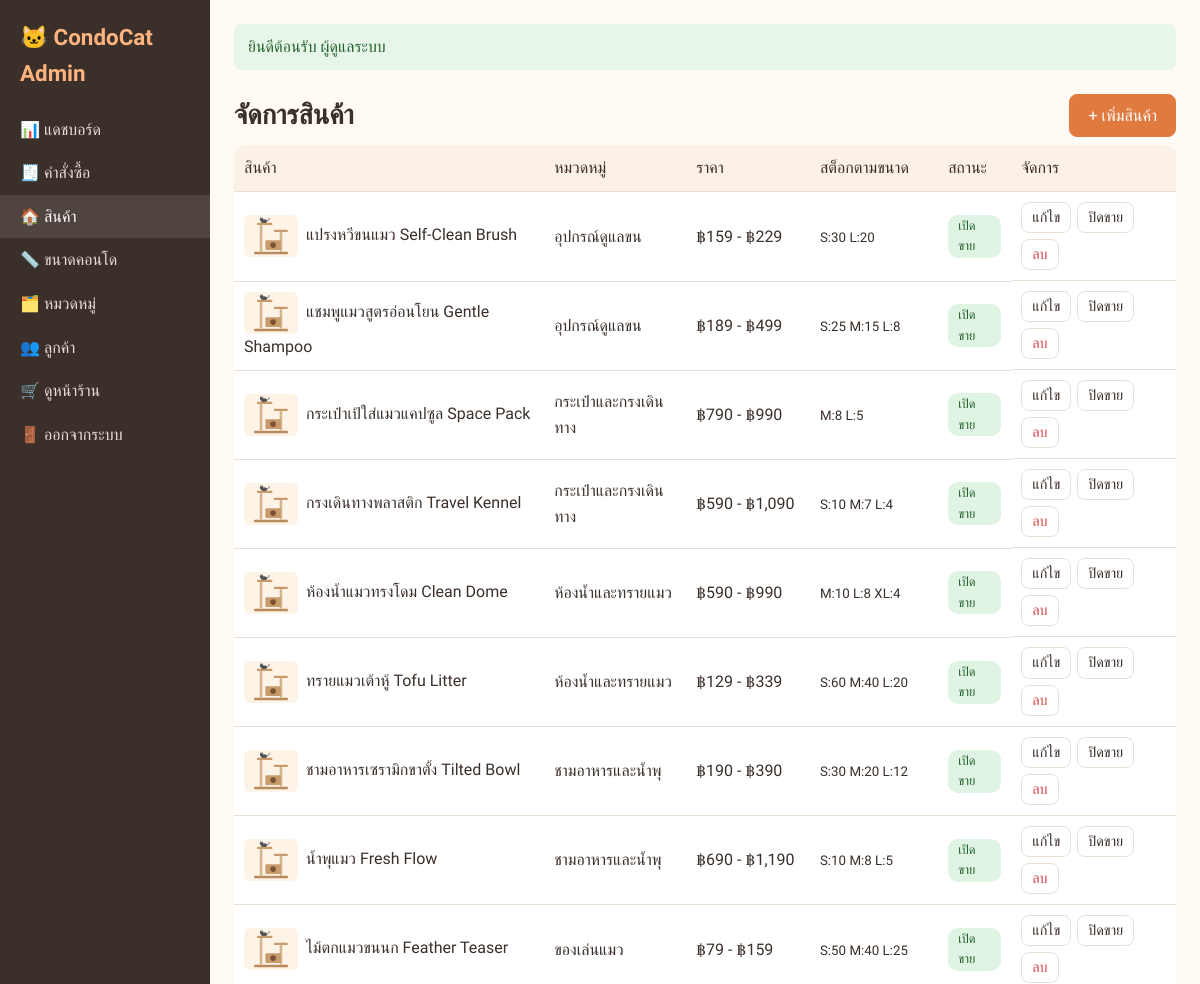
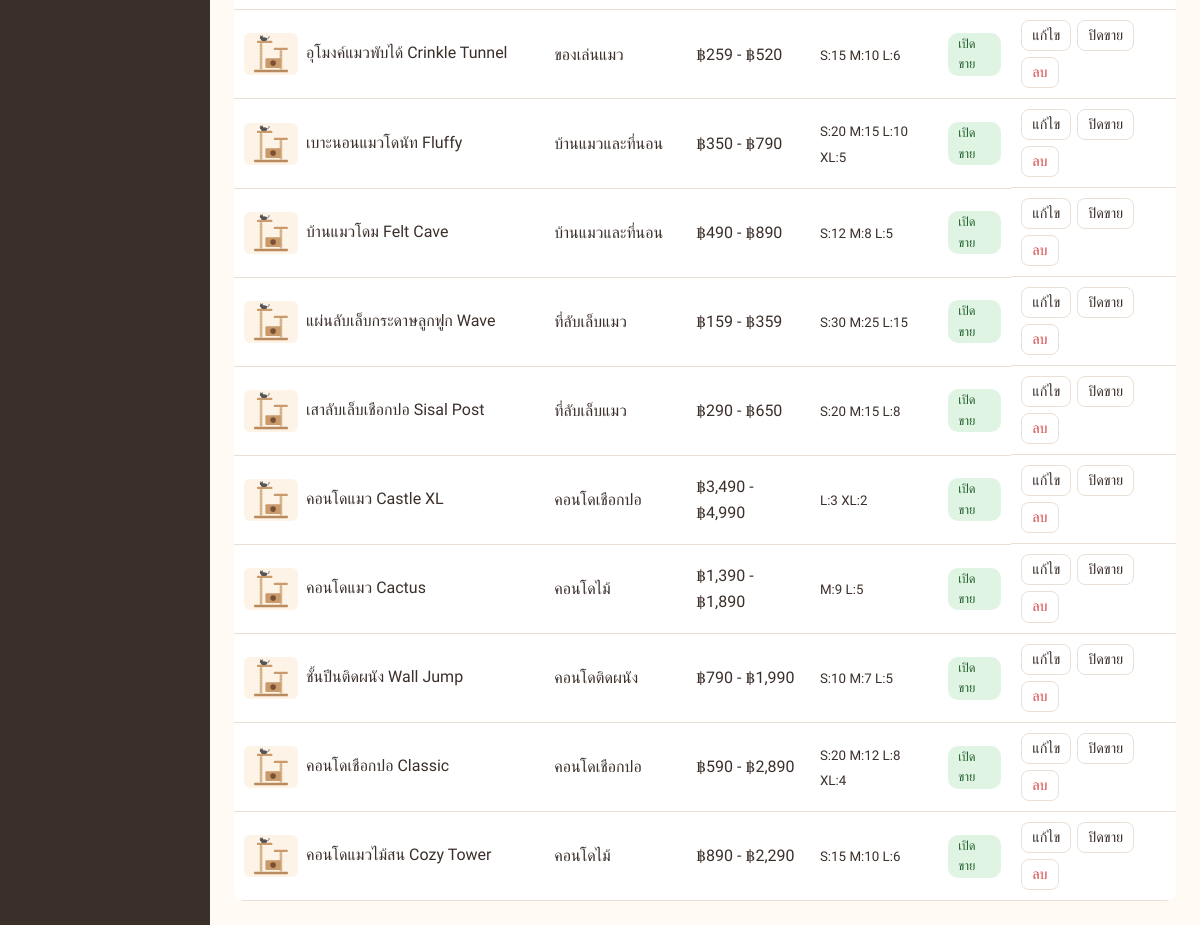
/admin/products.php (signed in), run on the app's committed database (2 pictures, top to bottom).
### tables this page shows
CREATE TABLE products (
  id INT AUTO_INCREMENT PRIMARY KEY,
  category_id INT DEFAULT NULL,
  name VARCHAR(150) NOT NULL,
  description TEXT,
  material VARCHAR(150) DEFAULT NULL,
  image VARCHAR(255) DEFAULT NULL,
  is_active TINYINT(1) NOT NULL DEFAULT 1,
  created_at DATETIME NOT NULL DEFAULT CURRENT_TIMESTAMP,
  FOREIGN KEY (category_id) REFERENCES categories(id) ON DELETE SET NULL
);

CREATE TABLE categories (
  id INT AUTO_INCREMENT PRIMARY KEY,
  name VARCHAR(100) NOT NULL,
  description VARCHAR(255) DEFAULT NULL
);

### config.php (called while the page is built, shortened)
<?php
function e($s): string { return htmlspecialchars((string)$s, ENT_QUOTES, 'UTF-8'); }
function money($n): string { return '฿' . number_format((float)$n, 0); }
function url(string $path = ''): string { return BASE_URL . '/' . ltrim($path, '/'); }
function product_image(?string $img): string {
    return $img ? url('uploads/' . $img) : url('assets/condo.svg');
}

### admin/products.php (the view, shortened to what this page needs)
<?php
require __DIR__ . '/../config.php';
$products = $pdo->query('SELECT p.*, c.name AS category_name,
        GROUP_CONCAT(CONCAT(s.code, ":", v.stock) ORDER BY s.sort_order SEPARATOR "  ") AS stock_info,
        MIN(v.price) AS min_price, MAX(v.price) AS max_price
    FROM products p LEFT JOIN categories c ON c.id = p.category_id
    LEFT JOIN product_variants v ON v.product_id = p.id LEFT JOIN sizes s ON s.id = v.size_id
    GROUP BY p.id ORDER BY p.id DESC')->fetchAll();
include __DIR__ . '/_header.php';
?>
<div class="row" style="justify-content:space-between;margin-top:0">
  <h1>จัดการสินค้า</h1>
  <a class="btn btn-primary" href="product_form.php">+ เพิ่มสินค้า</a>
</div>
<div class="table-wrap">
<table class="table">
  <tr><th>สินค้า</th><th>หมวดหมู่</th><th>ราคา</th><th>สต็อกตามขนาด</th><th>สถานะ</th><th>จัดการ</th></tr>
  <?php foreach ($products as $p): ?>
    <tr>
      <td class="item-cell"><img class="thumb" src="<?= product_image($p['image']) ?>" alt=""><?= e($p['name']) ?></td>
      <td><?= e($p['category_name'] ?? '-') ?></td>
      <td><?= $p['min_price'] !== null ? money($p['min_price']) . ($p['max_price'] > $p['min_price'] ? ' - ' . money($p['max_price']) : '') : '-' ?></td>
      <td><small><?= e($p['stock_info'] ?? 'ยังไม่กำหนดขนาด') ?></small></td>
      <td><?= $p['is_active'] ? '<span class="badge badge-completed">เปิดขาย</span>' : '<span class="badge badge-cancelled">ปิดขาย</span>' ?></td>
      <td class="actions">
        <a class="btn btn-sm" href="product_form.php?id=<?= $p['id'] ?>">แก้ไข</a>
        <form method="post"><?= csrf_field() ?><input type="hidden" name="id" value="<?= $p['id'] ?>"><input type="hidden" name="action" value="toggle">
          <button class="btn btn-sm"><?= $p['is_active'] ? 'ปิดขาย' : 'เปิดขาย' ?></button></form>
        <form method="post" onsubmit="return confirm('ยืนยันลบสินค้านี้?')"><?= csrf_field() ?><input type="hidden" name="id" value="<?= $p['id'] ?>"><input type="hidden" name="action" value="delete">
          <button class="btn btn-sm btn-danger">ลบ</button></form>
      </td>
    </tr>
  <?php endforeach; ?>
</table>
</div>
<?php include __DIR__ . '/_footer.php'; ?>

### assets/style.css (style rules this page uses)
:root { --primary: #e07a3f; --primary-dark: #c4612a; --bg: #fffaf4; --card: #ffffff; --text: #3b2f2a; --muted: #8a7b72; --border: #eadfd5; --danger: #d64545; }
* { box-sizing: border-box; }
body { margin: 0; font-family: 'Prompt', sans-serif; background: var(--bg); color: var(--text); line-height: 1.6; }
a { color: var(--primary-dark); }
img { max-width: 100%; }
h1 { font-weight: 600; font-size: 1.7rem; margin: .3em 0; }
.btn { display: inline-block; padding: 8px 18px; border: 1px solid var(--border); background: var(--card); color: var(--text); border-radius: 8px; cursor: pointer; font: inherit; text-decoration: none; }
.btn-primary { background: var(--primary); color: #fff; border-color: var(--primary); }
.btn-danger { color: var(--danger); }
.btn-sm { padding: 3px 10px; font-size: .9rem; }
.row { display: flex; gap: 10px; align-items: center; flex-wrap: wrap; margin-top: 12px; }
.table-wrap { overflow-x: auto; }
.table { width: 100%; border-collapse: collapse; background: var(--card); border-radius: 10px; overflow: hidden; }
.table th, .table td { padding: 10px; border-bottom: 1px solid var(--border); text-align: left; vertical-align: middle; }
.table th { background: #fbf1e7; font-weight: 500; }
.thumb { width: 54px; height: 42px; object-fit: cover; border-radius: 6px; vertical-align: middle; margin-right: 8px; }
.badge { display: inline-block; padding: 1px 10px; border-radius: 10px; font-size: .8rem; font-weight: 500; vertical-align: middle; }
.badge-completed { background: #e0f4e3; color: #23622f; }
.actions { display: flex; gap: 6px; flex-wrap: wrap; }
.actions form { margin: 0; }

### data on the page
products: name "แปรงหวีขนแมว Self-Clean Brush", category.name "อุปกรณ์ดูแลขน", min_price "฿159", max_price "฿229", stock_info "S:30 L:20", is_active "เปิดขาย"
products: name "แชมพูแมวสูตรอ่อนโยน Gentle Shampoo", category.name "อุปกรณ์ดูแลขน", min_price "฿189", max_price "฿499", stock_info "S:25 M:15 L:8", is_active "เปิดขาย"
products: name "กระเป๋าเป้ใส่แมวแคปซูล Space Pack", category.name "กระเป๋าและกรงเดินทาง", min_price "฿790", max_price "฿990", stock_info "M:8 L:5", is_active "เปิดขาย"
products: name "กรงเดินทางพลาสติก Travel Kennel", category.name "กระเป๋าและกรงเดินทาง", min_price "฿590", max_price "฿1,090", stock_info "S:10 M:7 L:4", is_active "เปิดขาย"
products: name "ห้องน้ำแมวทรงโดม Clean Dome", category.name "ห้องน้ำและทรายแมว", min_price "฿590", max_price "฿990", stock_info "M:10 L:8 XL:4", is_active "เปิดขาย"
products: name "ทรายแมวเต้าหู้ Tofu Litter", category.name "ห้องน้ำและทรายแมว", min_price "฿129", max_price "฿339", stock_info "S:60 M:40 L:20", is_active "เปิดขาย"
products: name "ชามอาหารเซรามิกขาตั้ง Tilted Bowl", category.name "ชามอาหารและน้ำพุ", min_price "฿190", max_price "฿390", stock_info "S:30 M:20 L:12", is_active "เปิดขาย"
products: name "น้ำพุแมว Fresh Flow", category.name "ชามอาหารและน้ำพุ", min_price "฿690", max_price "฿1,190", stock_info "S:10 M:8 L:5", is_active "เปิดขาย"
products: name "ไม้ตกแมวขนนก Feather Teaser", category.name "ของเล่นแมว", min_price "฿79", max_price "฿159", stock_info "S:50 M:40 L:25", is_active "เปิดขาย"
products: name "อุโมงค์แมวพับได้ Crinkle Tunnel", category.name "ของเล่นแมว", min_price "฿259", max_price "฿520", stock_info "S:15 M:10 L:6", is_active "เปิดขาย"
products: name "เบาะนอนแมวโดนัท Fluffy", category.name "บ้านแมวและที่นอน", min_price "฿350", max_price "฿790", stock_info "S:20 M:15 L:10 XL:5", is_active "เปิดขาย"
products: name "บ้านแมวโดม Felt Cave", category.name "บ้านแมวและที่นอน", min_price "฿490", max_price "฿890", stock_info "S:12 M:8 L:5", is_active "เปิดขาย"
products: name "แผ่นลับเล็บกระดาษลูกฟูก Wave", category.name "ที่ลับเล็บแมว", min_price "฿159", max_price "฿359", stock_info "S:30 M:25 L:15", is_active "เปิดขาย"
products: name "เสาลับเล็บเชือกปอ Sisal Post", category.name "ที่ลับเล็บแมว", min_price "฿290", max_price "฿650", stock_info "S:20 M:15 L:8", is_active "เปิดขาย"
products: name "คอนโดแมว Castle XL", category.name "คอนโดเชือกปอ", min_price "฿3,490", max_price "฿4,990", stock_info "L:3 XL:2", is_active "เปิดขาย"
products: name "คอนโดแมว Cactus", category.name "คอนโดไม้", min_price "฿1,390", max_price "฿1,890", stock_info "M:9 L:5", is_active "เปิดขาย"
products: name "ชั้นปีนติดผนัง Wall Jump", category.name "คอนโดติดผนัง", min_price "฿790", max_price "฿1,990", stock_info "S:10 M:7 L:5", is_active "เปิดขาย"
products: name "คอนโดเชือกปอ Classic", category.name "คอนโดเชือกปอ", min_price "฿590", max_price "฿2,890", stock_info "S:20 M:12 L:8 XL:4", is_active "เปิดขาย"
products: name "คอนโดแมวไม้สน Cozy Tower", category.name "คอนโดไม้", min_price "฿890", max_price "฿2,290", stock_info "S:15 M:10 L:6", is_active "เปิดขาย"

### other printed values
SHOP_NAME "CondoCat"
$label "📊 แดชบอร์ด"
$label "🧾 คำสั่งซื้อ"
$label "🏠 สินค้า"
$label "📏 ขนาดคอนโด"
$label "🗂️ หมวดหมู่"
$label "👥 ลูกค้า"
$f[0] "ยินดีต้อนรับ ผู้ดูแลระบบ"
